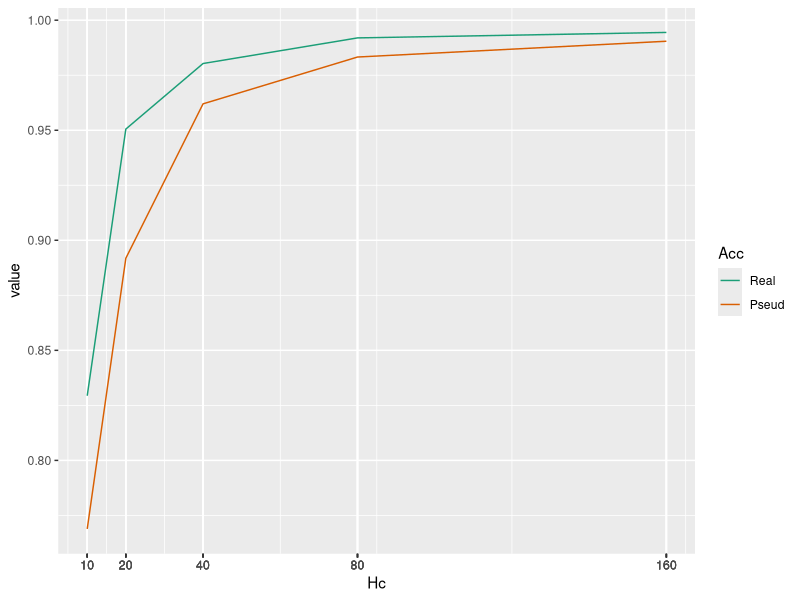

Reproduce this figure in R.
library(ggplot2)
library(reshape2)
dat <- read.table("capacity-stats.tsv", head=F)
colnames(dat) <- c("Hc", "Loss (real)", "Real", "Loss (pseud)", "Pseud")
dat2 <- melt(dat, id="Hc")
dat2Vars <- subset(dat2, variable %in% c("Real", "Pseud"))
dat2Vars$Acc <- dat2Vars$variable
plot <- ggplot(dat2Vars,
               aes(x=Hc, y=value, color=Acc)) + geom_line() +
    scale_color_brewer(palette="Dark2") + scale_x_continuous(breaks=dat2$Hc)
